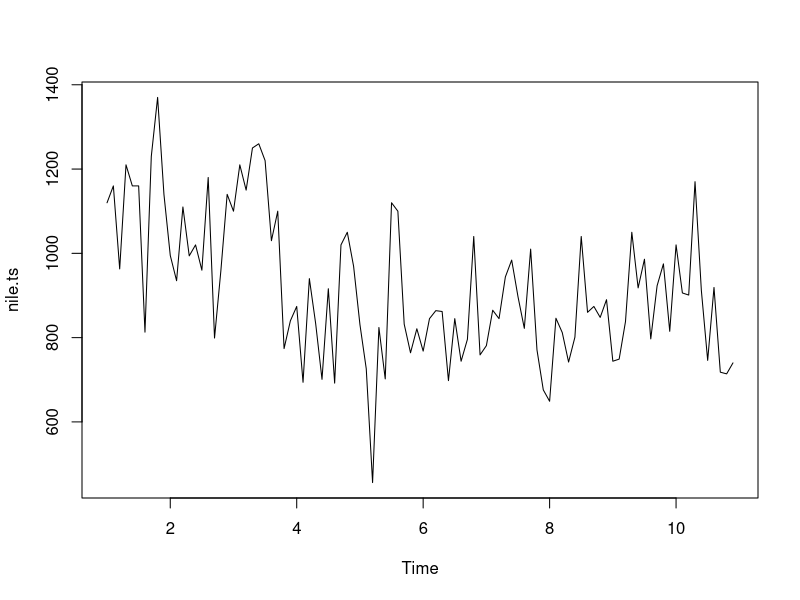
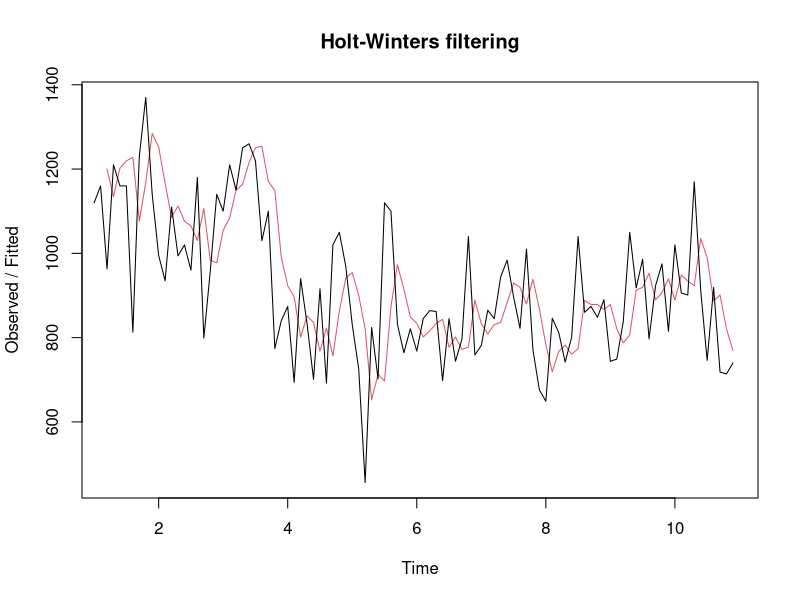
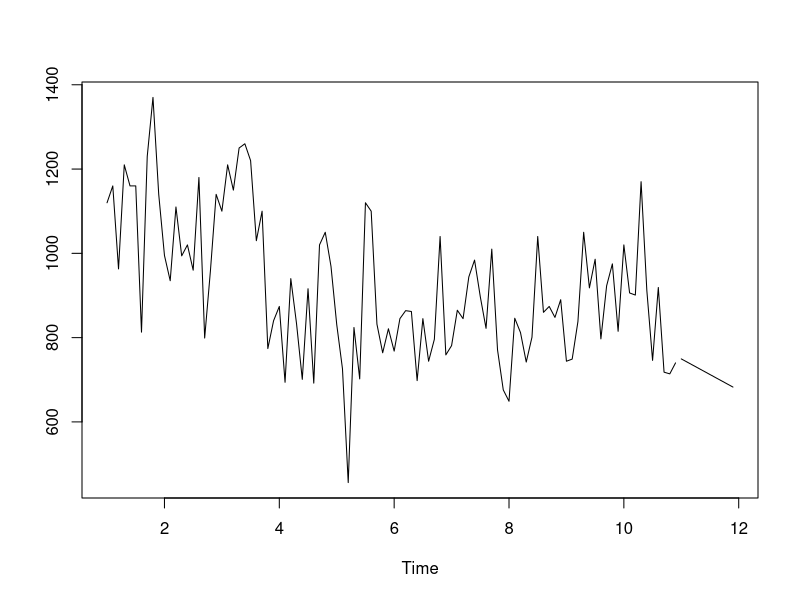
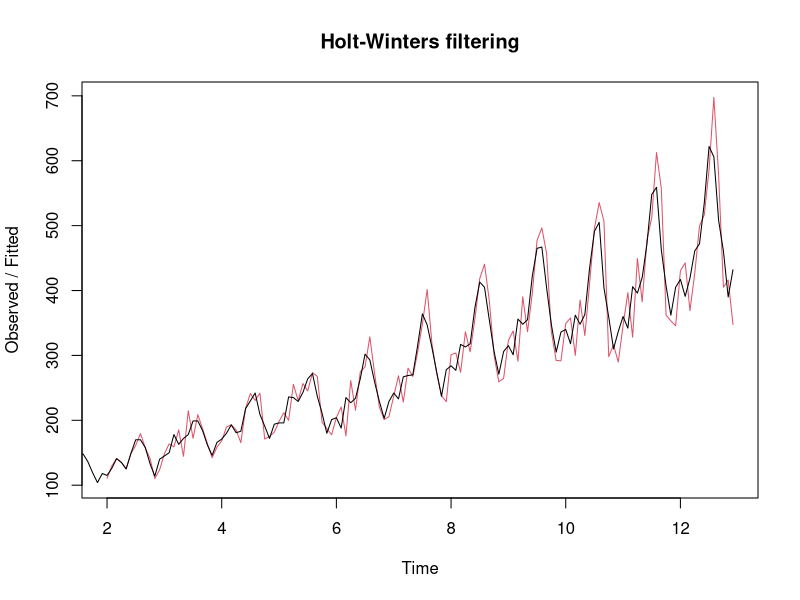
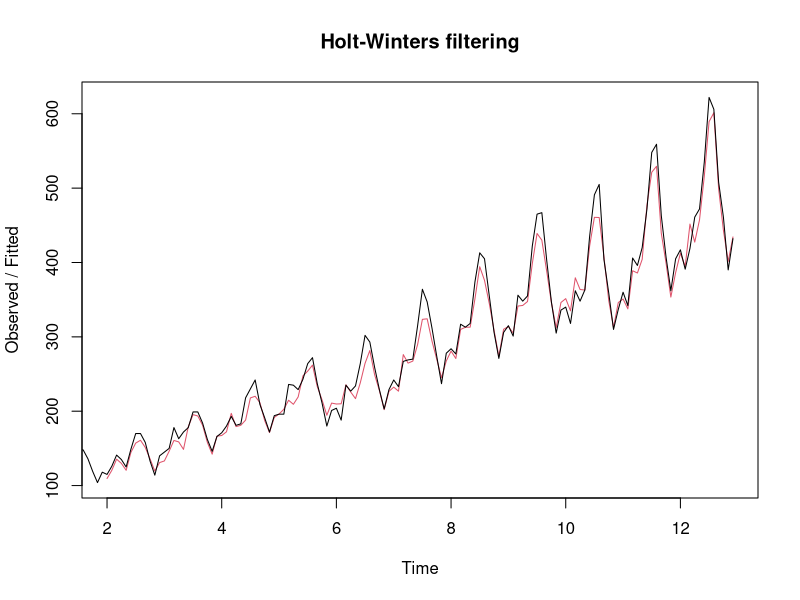
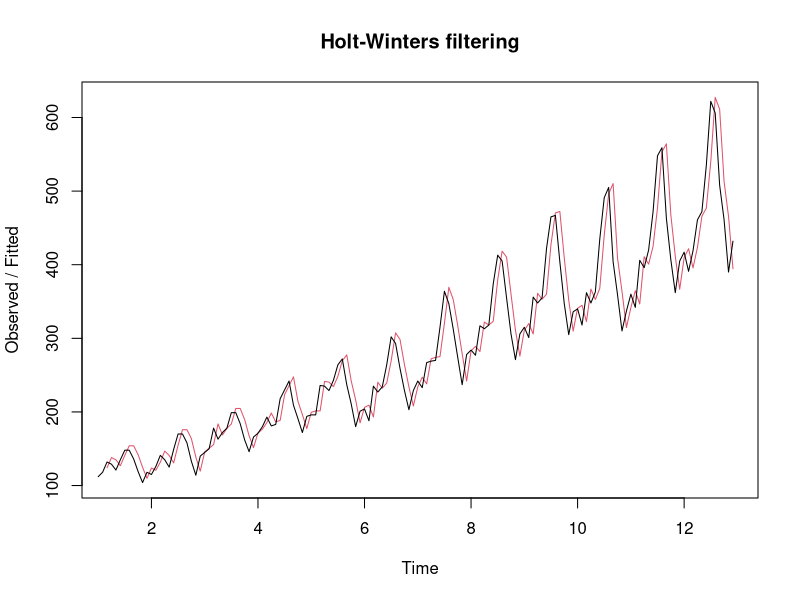
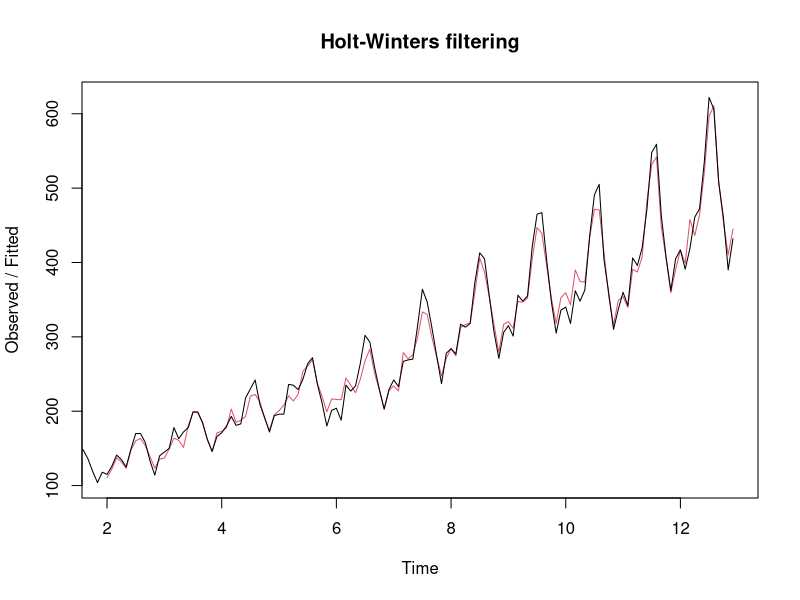
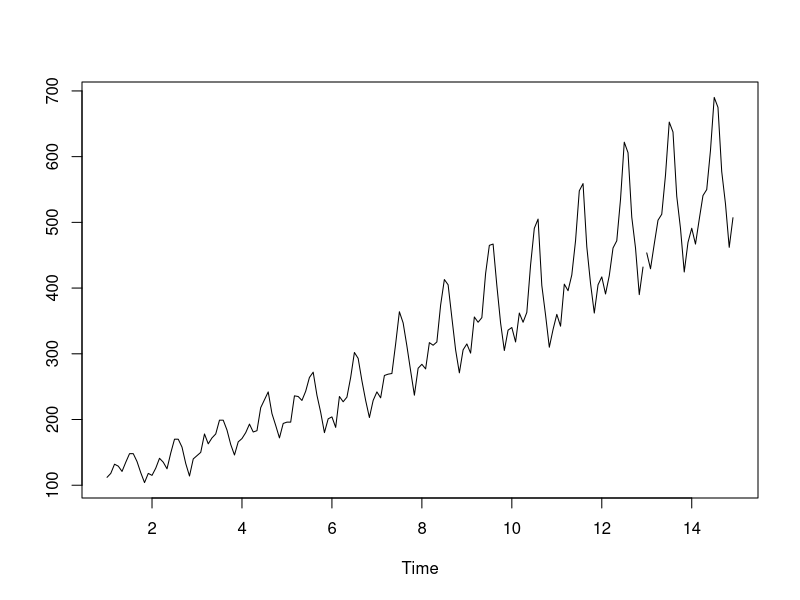

Write the R code that produced these figures, in order.
# Setting the environment
setwd("C:/Users/corrocherfilhonw/Dropbox/Harrisburg/ANLY510/Week 9")

# Part 1
nile.ts <- ts(Nile, start = 1, frequency = 10)
nile.hw1 <- HoltWinters(nile.ts, gamma = FALSE)
plot(nile.ts)
plot(nile.hw1)
nile.p <- predict(nile.hw1, n.ahead = 10)
ts.plot(nile.ts, nile.p)

# Part 2
ap <- ts(AirPassengers, start = 1, frequency = 12)
ap.hw <- HoltWinters(ap, beta = 1, alpha = 1)  ##
plot(ap.hw)

ap.hw <- HoltWinters(ap, beta = FALSE)  ## The time series will use exponential smoothing
plot(ap.hw)


ap.hw <- HoltWinters(ap, gamma = FALSE) ## The time series becomes shifted by one period
plot(ap.hw)


ap.hw <- HoltWinters(ap) ## Includes cycles and seasonal effects
plot(ap.hw)

# Plot 24 periods prediction
ap.p <- predict(ap.hw, n.ahead = 24)
ts.plot(ap, ap.p) 

# Part 3
tmp <- EuStockMarkets[,2] # Column SMI - Switzerland
stock.ts <- ts(tmp, start = 1, frequency = 260) # Frequency is complicated here because there is no cycle here
stock.hw <- HoltWinters(stock.ts)
plot(stock.hw)
stock.hw <- HoltWinters(stock.ts, beta = FALSE, gamma = FALSE) # No cycle, no seasonality
plot(stock.hw)
stock.p <- predict(stock.hw, n.ahead = 265)
ts.plot(stock.ts, stock.p) # Straight line, which may be explained by the fact there is no cycle or seasonality, so it can't be predicted

